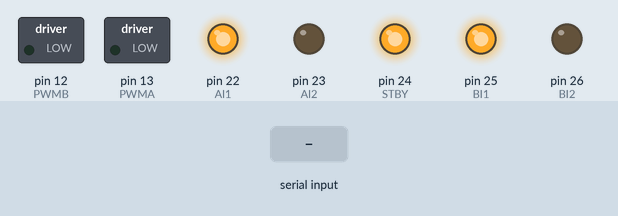
Simulated run of this sketch. Board: Arduino Mega 2560, built with avr-gcc and run on an emulated ATmega2560. On the bench: switched loads named in the sketch (green lamp = pin HIGH), output pins drawn as LEDs (lit = HIGH). Inputs (shaded band) come from the test bench. What the sketch prints to the serial monitor is not drawn.

Above: at 1.2 s.
1.3 s: "1" received over Serial
At 3.4 s:
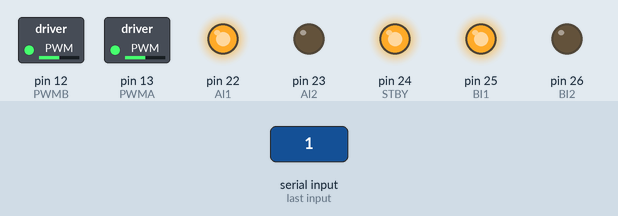
Timing chart, 0 to 8.5 s (numbered marks = the images above; inputs shaded):
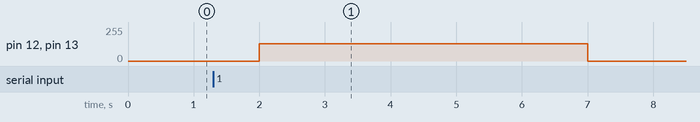

The sketch:

elegoo.ino
```cpp
//PWM pins 13 and 12
#define PWMA 13
#define PWMB 12

//define 22-26
#define AI1 22
#define AI2 23
#define STBY 24
#define BI1 25
#define BI2 26

void setup() {
  //Initialize Serial Communication for rpi
  Serial.begin(115200);

  while (!Serial) {

  }

  // put your setup code here, to run once:
  pinMode(PWMA, OUTPUT);
  pinMode(PWMB, OUTPUT);
  pinMode(AI1, OUTPUT);
  pinMode(AI2, OUTPUT);
  pinMode(STBY, OUTPUT);
  pinMode(BI1, OUTPUT);
  pinMode(BI2, OUTPUT);

  // Ensure standby is off
  digitalWrite(STBY, HIGH);


  //Set initial directions for both wheels
  digitalWrite(AI1, HIGH);  //Forward for motor A
  digitalWrite(AI2, LOW);
  digitalWrite(BI1, HIGH);  //Forward for motor B
  digitalWrite(BI2, LOW);

}

void loop() {

  if (Serial.available() > 0) {
    char command = Serial.read();
    if (command == '1') {
      digitalWrite(STBY, HIGH);

    // Set PWM to 50% duty cycle (128 out of 255)
    analogWrite(PWMA, 128); // Half-speed for motor A
    analogWrite(PWMB, 128); // Half-speed for motor B

    // Let the motors run for 5 seconds
    delay(5000);
    Serial.println("A!");
    }
  }


  // Stop the motors
  analogWrite(PWMA, 0);
  analogWrite(PWMB, 0);

  // Wait for 2 seconds before restarting
  delay(2000);
}
```

Measured:
- after the input at 1.3 s, pin 12 (PWMB), pin 13 (PWMA): 0/255 → 128/255 after 0.70 s, → 0/255 5.0 s later
